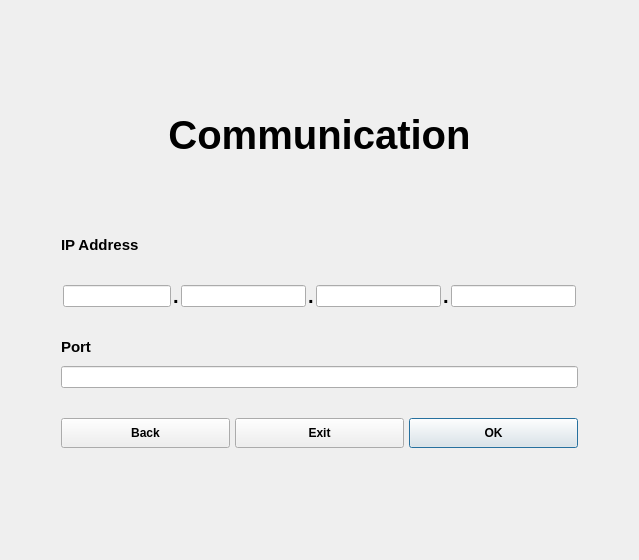
     <widget class="QWidget" name="page_3">
      <layout class="QGridLayout" name="gridLayout">
       <item row="0" column="1">
        <spacer name="verticalSpacer_11">
         <property name="orientation">
          <enum>Qt::Vertical</enum>
         </property>
         <property name="sizeHint" stdset="0">
          <size>
           <width>20</width>
           <height>101</height>
          </size>
         </property>
        </spacer>
       </item>
       <item row="1" column="0">
        <spacer name="horizontalSpacer_2">
         <property name="orientation">
          <enum>Qt::Horizontal</enum>
         </property>
         <property name="sizeHint" stdset="0">
          <size>
           <width>40</width>
           <height>20</height>
          </size>
         </property>
        </spacer>
       </item>
       <item row="2" column="2">
        <spacer name="verticalSpacer_12">
         <property name="orientation">
          <enum>Qt::Vertical</enum>
         </property>
         <property name="sizeHint" stdset="0">
          <size>
           <width>20</width>
           <height>101</height>
          </size>
         </property>
        </spacer>
       </item>
       <item row="1" column="3">
        <spacer name="horizontalSpacer">
         <property name="orientation">
          <enum>Qt::Horizontal</enum>
         </property>
         <property name="sizeHint" stdset="0">
          <size>
           <width>40</width>
           <height>20</height>
          </size>
         </property>
        </spacer>
       </item>
       <item row="1" column="1" colspan="2">
        <layout class="QVBoxLayout" name="verticalLayout_9">
         <property name="spacing">
          <number>30</number>
         </property>
         <property name="leftMargin">
          <number>10</number>
         </property>
         <property name="rightMargin">
          <number>10</number>
         </property>
         <item>
          <widget class="QLabel" name="commLabel">
           <property name="font">
            <font>
             <family>MS Shell Dlg 2</family>
             <pointsize>30</pointsize>
             <weight>75</weight>
             <bold>true</bold>
            </font>
           </property>
           <property name="styleSheet">
            <string notr="true"/>
           </property>
           <property name="text">
            <string>Communication</string>
           </property>
           <property name="alignment">
            <set>Qt::AlignCenter</set>
           </property>
          </widget>
         </item>
         <item>
          <widget class="QLabel" name="commMsg">
           <property name="font">
            <font>
             <pointsize>12</pointsize>
             <weight>75</weight>
             <bold>true</bold>
            </font>
           </property>
           <property name="styleSheet">
            <string notr="true">color: rgb(255, 41, 41);</string>
           </property>
           <property name="text">
            <string/>
           </property>
           <property name="alignment">
            <set>Qt::AlignCenter</set>
           </property>
          </widget>
         </item>
         <item>
          <widget class="QLabel" name="label_5">
           <property name="font">
            <font>
             <pointsize>11</pointsize>
             <weight>75</weight>
             <bold>true</bold>
            </font>
           </property>
           <property name="text">
            <string>IP Address</string>
           </property>
          </widget>
         </item>
         <item>
          <layout class="QHBoxLayout" name="horizontalLayout_8">
           <property name="spacing">
            <number>2</number>
           </property>
           <property name="leftMargin">
            <number>2</number>
           </property>
           <property name="rightMargin">
            <number>2</number>
           </property>
           <item>
            <widget class="QLineEdit" name="ipInput1">
             <property name="minimumSize">
              <size>
               <width>30</width>
               <height>0</height>
              </size>
             </property>
             <property name="font">
              <font>
               <weight>50</weight>
               <bold>false</bold>
              </font>
             </property>
             <property name="inputMethodHints">
              <set>Qt::ImhNone</set>
             </property>
             <property name="maxLength">
              <number>3</number>
             </property>
             <property name="cursorPosition">
              <number>0</number>
             </property>
             <property name="readOnly">
              <bool>true</bool>
             </property>
             <property name="clearButtonEnabled">
              <bool>true</bool>
             </property>
            </widget>
           </item>
           <item>
            <widget class="QLabel" name="label_17">
             <property name="font">
              <font>
               <pointsize>15</pointsize>
               <weight>75</weight>
               <bold>true</bold>
              </font>
             </property>
             <property name="text">
              <string>.</string>
             </property>
            </widget>
           </item>
           <item>
            <widget class="QLineEdit" name="ipInput2">
             <property name="minimumSize">
              <size>
               <width>30</width>
               <height>0</height>
              </size>
             </property>
             <property name="font">
              <font>
               <weight>75</weight>
               <bold>true</bold>
              </font>
             </property>
             <property name="maxLength">
              <number>3</number>
             </property>
             <property name="readOnly">
              <bool>true</bool>
             </property>
             <property name="clearButtonEnabled">
              <bool>true</bool>
             </property>
            </widget>
           </item>
           <item>
            <widget class="QLabel" name="label_16">
             <property name="font">
              <font>
               <pointsize>15</pointsize>
               <weight>75</weight>
               <bold>true</bold>
              </font>
             </property>
             <property name="text">
              <string>.</string>
             </property>
            </widget>
           </item>
           <item>
            <widget class="QLineEdit" name="ipInput3">
             <property name="minimumSize">
              <size>
               <width>30</width>
               <height>0</height>
              </size>
             </property>
             <property name="font">
              <font>
               <weight>75</weight>
               <bold>true</bold>
              </font>
             </property>
             <property name="maxLength">
              <number>3</number>
             </property>
             <property name="readOnly">
              <bool>true</bool>
             </property>
             <property name="clearButtonEnabled">
              <bool>true</bool>
             </property>
            </widget>
           </item>
           <item>
            <widget class="QLabel" name="label_15">
             <property name="font">
              <font>
               <pointsize>15</pointsize>
               <weight>75</weight>
               <bold>true</bold>
              </font>
             </property>
             <property name="text">
              <string>.</string>
             </property>
            </widget>
           </item>
           <item>
            <widget class="QLineEdit" name="ipInput4">
             <property name="minimumSize">
              <size>
               <width>30</width>
               <height>0</height>
              </size>
             </property>
             <property name="font">
              <font>
               <weight>75</weight>
               <bold>true</bold>
              </font>
             </property>
             <property name="maxLength">
              <number>3</number>
             </property>
             <property name="readOnly">
              <bool>true</bool>
             </property>
             <property name="clearButtonEnabled">
              <bool>true</bool>
             </property>
            </widget>
           </item>
          </layout>
         </item>
         <item>
          <layout class="QVBoxLayout" name="verticalLayout_11">
           <property name="spacing">
            <number>10</number>
           </property>
           <item>
            <widget class="QLabel" name="label_6">
             <property name="font">
              <font>
               <pointsize>11</pointsize>
               <weight>75</weight>
               <bold>true</bold>
              </font>
             </property>
             <property name="text">
              <string>Port</string>
             </property>
            </widget>
           </item>
           <item>
            <widget class="QLineEdit" name="portInput">
             <property name="minimumSize">
              <size>
               <width>300</width>
               <height>0</height>
              </size>
             </property>
             <property name="font">
              <font>
               <weight>75</weight>
               <bold>true</bold>
              </font>
             </property>
             <property name="echoMode">
              <enum>QLineEdit::Normal</enum>
             </property>
             <property name="readOnly">
              <bool>true</bool>
             </property>
             <property name="clearButtonEnabled">
              <bool>true</bool>
             </property>
            </widget>
           </item>
          </layout>
         </item>
         <item>
          <layout class="QHBoxLayout" name="horizontalLayout_4">
           <property name="spacing">
            <number>5</number>
           </property>
           <item>
            <widget class="QPushButton" name="backBtn_comm">
             <property name="minimumSize">
              <size>
               <width>0</width>
               <height>30</height>
              </size>
             </property>
             <property name="font">
              <font>
               <pointsize>9</pointsize>
               <weight>75</weight>
               <bold>true</bold>
              </font>
             </property>
             <property name="text">
              <string>Back</string>
             </property>
             <property name="icon">
              <iconset>
               <normaloff>:/icon/icon/x-mark-3-48.ico</normaloff>:/icon/icon/x-mark-3-48.ico</iconset>
             </property>
            </widget>
           </item>
           <item>
            <widget class="QPushButton" name="exitBtn_2">
             <property name="minimumSize">
              <size>
               <width>0</width>
               <height>30</height>
              </size>
             </property>
             <property name="font">
              <font>
               <pointsize>9</pointsize>
               <weight>75</weight>
               <bold>true</bold>
              </font>
             </property>
             <property name="text">
              <string>Exit</string>
             </property>
             <property name="icon">
              <iconset>
               <normaloff>:/icon/icon/x-mark-3-48.ico</normaloff>:/icon/icon/x-mark-3-48.ico</iconset>
             </property>
            </widget>
           </item>
           <item>
            <widget class="QPushButton" name="okBtn">
             <property name="minimumSize">
              <size>
               <width>0</width>
               <height>30</height>
              </size>
             </property>
             <property name="font">
              <font>
               <pointsize>9</pointsize>
               <weight>75</weight>
               <bold>true</bold>
              </font>
             </property>
             <property name="text">
              <string>OK</string>
             </property>
             <property name="icon">
              <iconset>
               <normaloff>:/icon/icon/login-64.ico</normaloff>:/icon/icon/login-64.ico</iconset>
             </property>
             <property name="default">
              <bool>true</bool>
             </property>
            </widget>
           </item>
          </layout>
         </item>
        </layout>
       </item>
      </layout>
     </widget>
